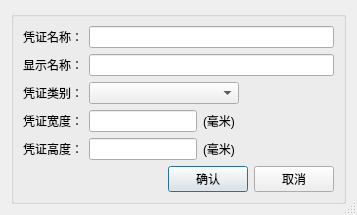
<?xml version="1.0" encoding="UTF-8"?>
<ui version="4.0">
 <class>NewVoucherDlg</class>
 <widget class="QDialog" name="NewVoucherDlg">
  <property name="geometry">
   <rect>
    <x>0</x>
    <y>0</y>
    <width>357</width>
    <height>203</height>
   </rect>
  </property>
  <property name="windowTitle">
   <string>新建凭证模板</string>
  </property>
  <property name="sizeGripEnabled">
   <bool>true</bool>
  </property>
  <layout class="QVBoxLayout" name="verticalLayout_2">
   <item>
    <widget class="QGroupBox" name="groupBox">
     <property name="title">
      <string/>
     </property>
     <layout class="QVBoxLayout" name="verticalLayout">
      <item>
       <layout class="QHBoxLayout" name="horizontalLayout">
        <item>
         <widget class="QLabel" name="label">
          <property name="text">
           <string>凭证名称：</string>
          </property>
         </widget>
        </item>
        <item>
         <widget class="QLineEdit" name="edtName"/>
        </item>
       </layout>
      </item>
      <item>
       <layout class="QHBoxLayout" name="horizontalLayout_6">
        <item>
         <widget class="QLabel" name="label_7">
          <property name="text">
           <string>显示名称：</string>
          </property>
         </widget>
        </item>
        <item>
         <widget class="QLineEdit" name="edtDisplayText"/>
        </item>
       </layout>
      </item>
      <item>
       <layout class="QHBoxLayout" name="horizontalLayout_4">
        <item>
         <widget class="QLabel" name="label_6">
          <property name="text">
           <string>凭证类别：</string>
          </property>
         </widget>
        </item>
        <item>
         <widget class="QComboBox" name="cmbType">
          <property name="minimumSize">
           <size>
            <width>150</width>
            <height>0</height>
           </size>
          </property>
         </widget>
        </item>
        <item>
         <spacer name="horizontalSpacer_4">
          <property name="orientation">
           <enum>Qt::Horizontal</enum>
          </property>
          <property name="sizeHint" stdset="0">
           <size>
            <width>40</width>
            <height>20</height>
           </size>
          </property>
         </spacer>
        </item>
       </layout>
      </item>
      <item>
       <layout class="QHBoxLayout" name="horizontalLayout_2">
        <item>
         <widget class="QLabel" name="label_2">
          <property name="text">
           <string>凭证宽度：</string>
          </property>
         </widget>
        </item>
        <item>
         <widget class="QLineEdit" name="edtWidth">
          <property name="inputMask">
           <string>000</string>
          </property>
         </widget>
        </item>
        <item>
         <widget class="QLabel" name="label_3">
          <property name="text">
           <string>(毫米)</string>
          </property>
         </widget>
        </item>
        <item>
         <spacer name="horizontalSpacer_2">
          <property name="orientation">
           <enum>Qt::Horizontal</enum>
          </property>
          <property name="sizeHint" stdset="0">
           <size>
            <width>40</width>
            <height>20</height>
           </size>
          </property>
         </spacer>
        </item>
       </layout>
      </item>
      <item>
       <layout class="QHBoxLayout" name="horizontalLayout_3">
        <item>
         <widget class="QLabel" name="label_4">
          <property name="text">
           <string>凭证高度：</string>
          </property>
         </widget>
        </item>
        <item>
         <widget class="QLineEdit" name="edtHeight">
          <property name="inputMask">
           <string>000</string>
          </property>
         </widget>
        </item>
        <item>
         <widget class="QLabel" name="label_5">
          <property name="text">
           <string>(毫米)</string>
          </property>
         </widget>
        </item>
        <item>
         <spacer name="horizontalSpacer_3">
          <property name="orientation">
           <enum>Qt::Horizontal</enum>
          </property>
          <property name="sizeHint" stdset="0">
           <size>
            <width>40</width>
            <height>20</height>
           </size>
          </property>
         </spacer>
        </item>
       </layout>
      </item>
      <item>
       <layout class="QHBoxLayout" name="horizontalLayout_5">
        <item>
         <spacer name="horizontalSpacer">
          <property name="orientation">
           <enum>Qt::Horizontal</enum>
          </property>
          <property name="sizeHint" stdset="0">
           <size>
            <width>373</width>
            <height>20</height>
           </size>
          </property>
         </spacer>
        </item>
        <item>
         <widget class="QPushButton" name="btnOK">
          <property name="text">
           <string>确认</string>
          </property>
         </widget>
        </item>
        <item>
         <widget class="QPushButton" name="btnCancel">
          <property name="text">
           <string>取消</string>
          </property>
         </widget>
        </item>
       </layout>
      </item>
     </layout>
    </widget>
   </item>
  </layout>
 </widget>
 <resources/>
 <connections/>
</ui>
